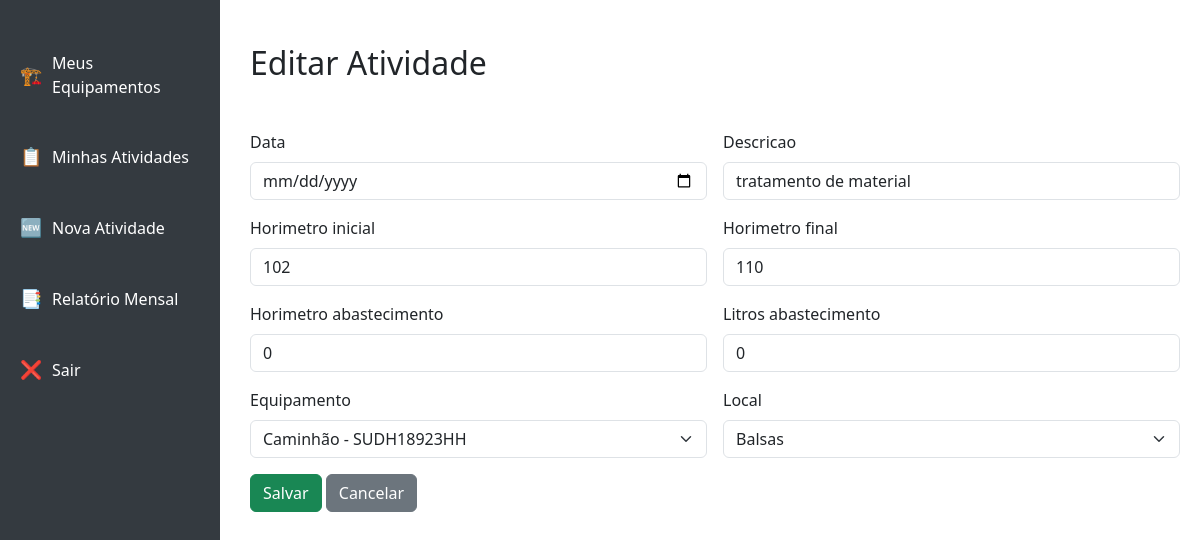
The app's page /atividades/editar/2/ (signed in) with its own data.
### atividade/models.py (models this page shows, shortened)
class Atividade(models.Model):
    data = models.DateField()
    descricao = models.CharField(max_length=50)
    horimetro_inicial = models.IntegerField()
    horimetro_final = models.IntegerField()
    horimetro_abastecimento = models.IntegerField(default=0)
    litros_abastecimento = models.IntegerField(default=0)
    equipamento = models.ForeignKey(Equipamento, on_delete=models.CASCADE)
    usuario = models.ForeignKey(Usuario, on_delete=models.CASCADE)
    local = models.ForeignKey(Local, on_delete=models.CASCADE)

### atividade/views.py (the view)
# urls.py: path('editar/<int:id>/', views.editar_atividade, name='editar_atividade'),
@login_required
def editar_atividade(request, id):
    atividade = get_object_or_404(Atividade, id=id, usuario=request.user)
    if request.method == 'POST':
        form = AtividadeForm(request.POST, instance=atividade)
        if form.is_valid():
            atividade = form.save(commit=False)
            atividade.usuario = request.user
            if atividade.equipamento in request.user.equipamentos.all():
                atividade.save()
                return redirect('minhas_atividades')
            else:
                form.add_error('equipamentos', 'Você só pode alterar atividades dos seus equipamentos.')
    else:
        form = AtividadeForm(instance=atividade)
        form.fields['equipamento'].queryset = request.user.equipamentos.all()
    return render(request, 'atividades/form.html', {'form': form})

### atividade/forms.py
class AtividadeForm(forms.ModelForm):
    class Meta:
        model = Atividade
        exclude = ['usuario']
        widgets = {
            'data': forms.DateInput(attrs={'type': 'date', 'class': 'form-control'}),
            'descricao': forms.TextInput(attrs={'class': 'form-control'}),
            'horimetro_inicial': forms.NumberInput(attrs={'class': 'form-control'}),
            'horimetro_final': forms.NumberInput(attrs={'class': 'form-control'}),
            'horimetro_abastecimento': forms.NumberInput(attrs={'class': 'form-control'}),
            'litros_abastecimento': forms.NumberInput(attrs={'class': 'form-control', 'step': '0.01'}),
            'equipamento': forms.Select(attrs={'class': 'form-select'}),
            'local': forms.Select(attrs={'class': 'form-select'}),
        }
    def __init__(self, *args, **kwargs):
        user = kwargs.pop('user', None)
        super().__init__(*args, **kwargs)
        if user and not user.is_staff:
            self.fields['equipamento'].queryset = Equipamento.objects.filter(usuario=user)

### equipamentos/models.py (called while the page is built)
    def __str__(self):
        return f'{self.categoria.nome} - {self.numero_serie}'

### local/models.py (called while the page is built)
    def __str__(self):
        return self.nome

### atividade/templates/atividades/form.html (shortened to what this page needs)
{% extends 'base.html' %}
{% block content %}
<br>
<h2 class="mb-4">{{ form.instance.id|yesno:"Editar Atividade,Nova Atividade" }}</h2>
<br>
<form method="post" class="row g-3">
    {% for field in form %}
        <div class="col-md-6">
            <label for="{{ field.id_for_label }}" class="form-label">{{ field.label }}</label>
            {{ field }}
        </div>
    {% endfor %}
    <div class="col-12 mt-3">
        <button type="submit" class="btn btn-success">Salvar</button>
    <a href="{% url 'minhas_atividades' %}" class="btn btn-secondary">Cancelar</a>
    </div>
</form>
{% endblock %}

### templates/base.html (style rules this page uses)
body { display: flex; }

### records on screen
Atividade: instance.id "Editar Atividade", form "tratamento de material" "102" "110" "0" "0" "Caminhão - SUDH18923HH" "Balsas"

### other values on screen
{{ field.label }} "Data" "Descricao" "Horimetro inicial" "Horimetro final" "Horimetro abastecimento" "Litros abastecimento" "Equipamento" "Local"
